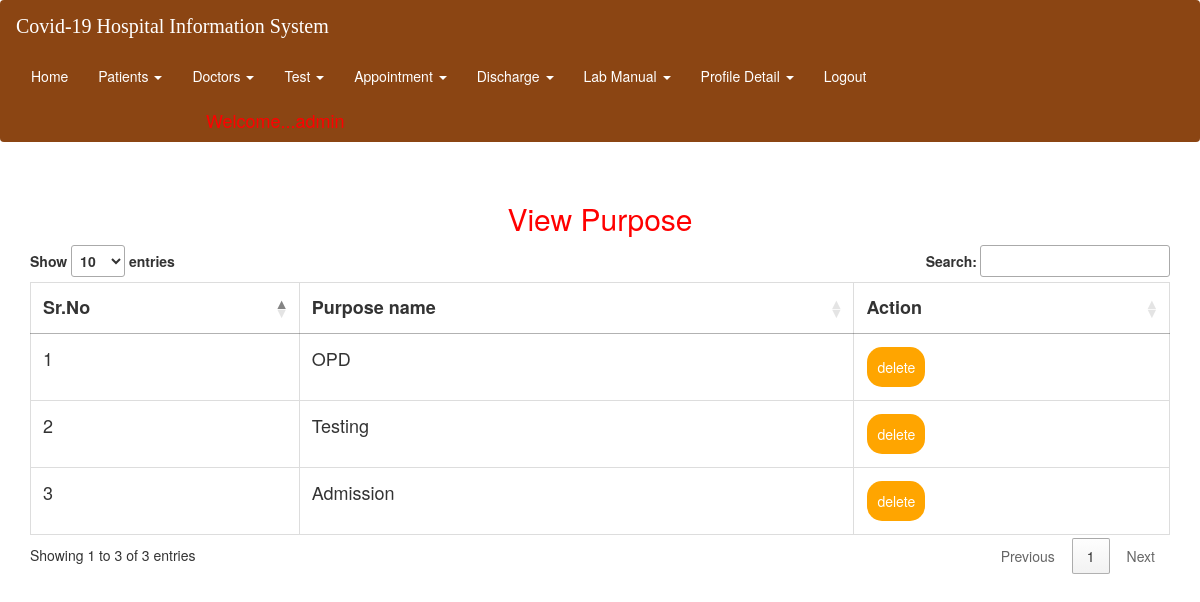
/view_purpose (signed in), run on the app's committed database.
### hospital/models.py (models this page shows, shortened)
class Purpose(models.Model):
    purpose = models.CharField(max_length=30,null=True)

### hospital/views.py (the view)
# urls.py: path('view_purpose', view_purpose, name='view_purpose'),
def view_purpose(request):
    if not request.user.is_staff:
        return redirect('login')
    data=Purpose.objects.all()
    d = {'data':data}
    return render(request,'view_purpose.html',d)

### hospital/templates/view_purpose.html
{% extends 'navigation.html' %}
{% block body %}
<br><center><h2 style="color:red">View Purpose</h2></center>
 <div class="container">
<table class="table table-bordered" id="myTable">
  <thead>
  <tr>
      <th>Sr.No</th>
    <th>Purpose name</th>
    <th>Action</th>
  </tr>
  </thead>
   <tbody>
    {% for i in data %}
  <tr>
    <td>{{forloop.counter}}</td>
    <td>{{i.purpose}}</td>
      <td><a href="{% url 'delete_purpose' i.id %}"><button class="button button1">delete</button></a>
  </tr>
    {% endfor %}
    </tbody>
</table>
 </div>
{% endblock %}

### hospital/templates/navigation.html (style rules this page uses)
* { box-sizing: border-box; }
#myTable { border-collapse: collapse; width: 100%; border: 1px solid #ddd; font-size: 18px; }
#myTable th, #myTable td { text-align: left; padding: 12px; }
#myTable tr { border-bottom: 1px solid #ddd; }
.button { background-color: orange; border: none; color: white; padding: 10px; text-align: center; text-decoration: none; display: inline-block; font-size: 14px; margin: 1px 1px; cursor: pointer; }
.button1 { border-radius: 15px; }

### data on the page
Purpose: purpose "OPD"
Purpose: purpose "Testing"
Purpose: purpose "Admission"
